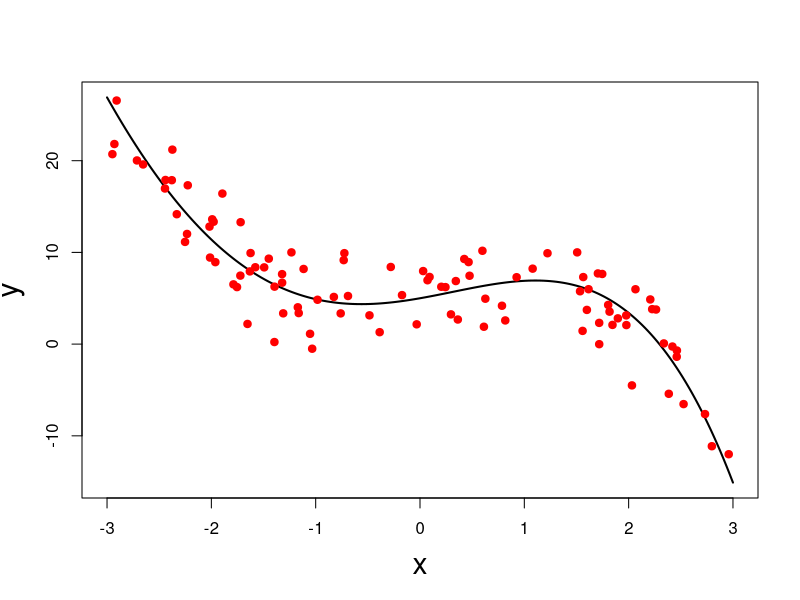
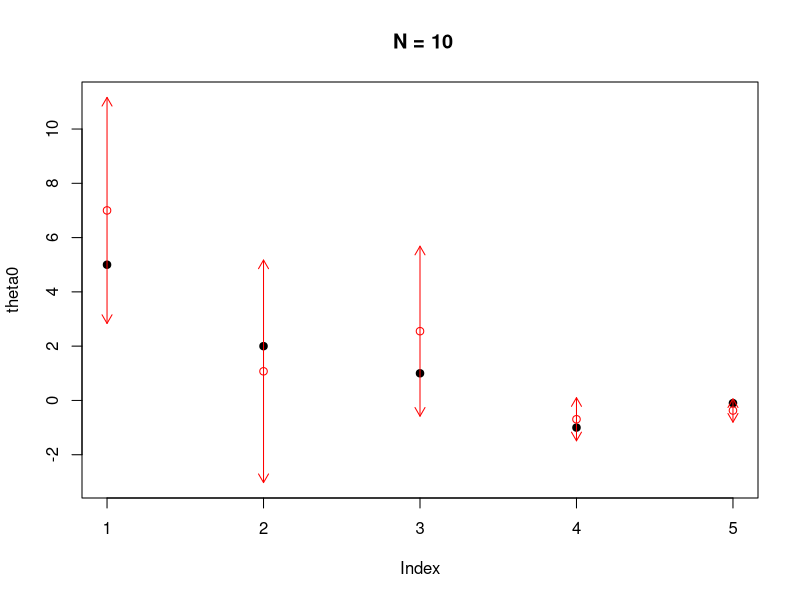
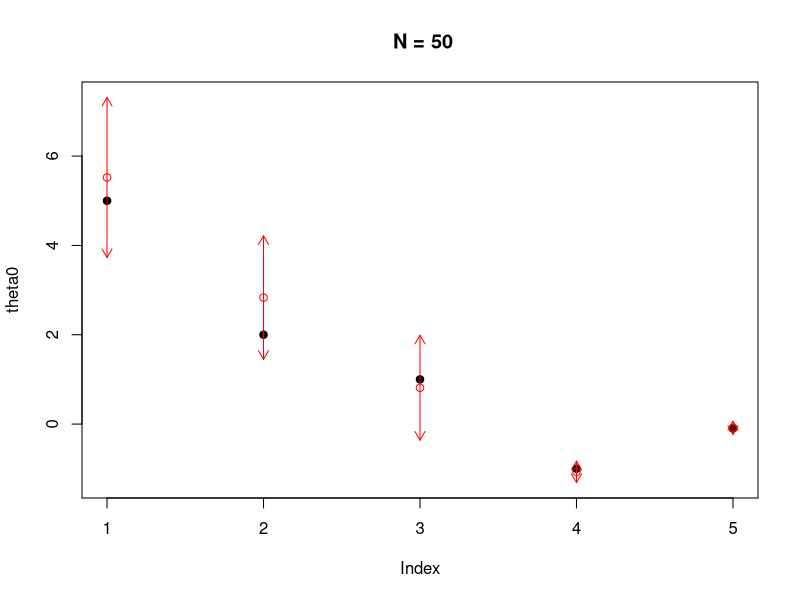
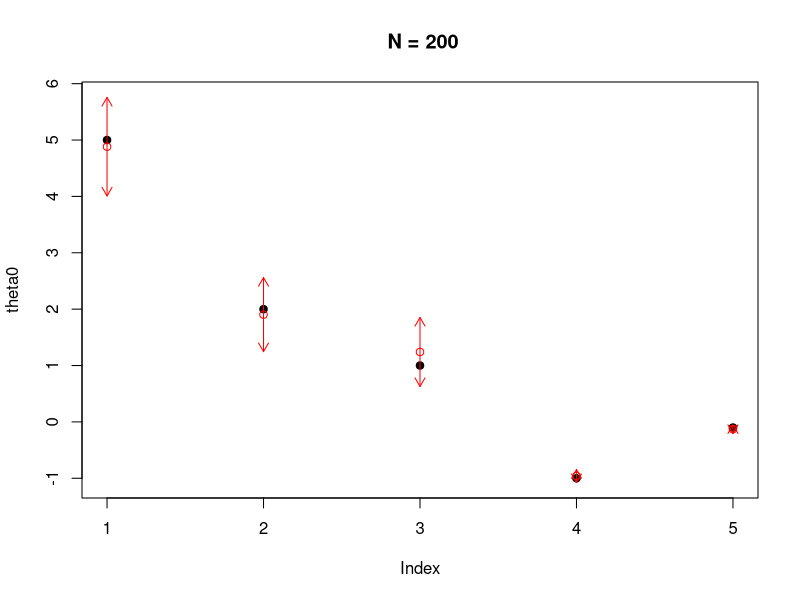
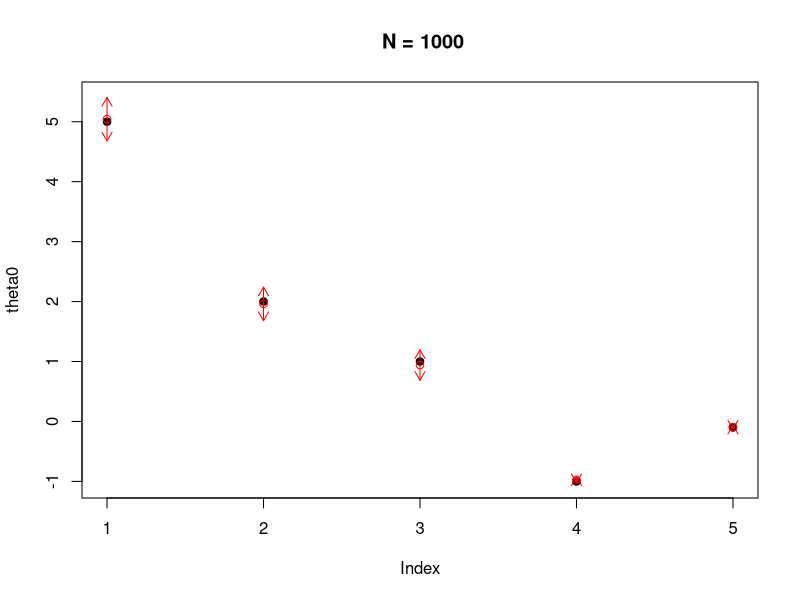
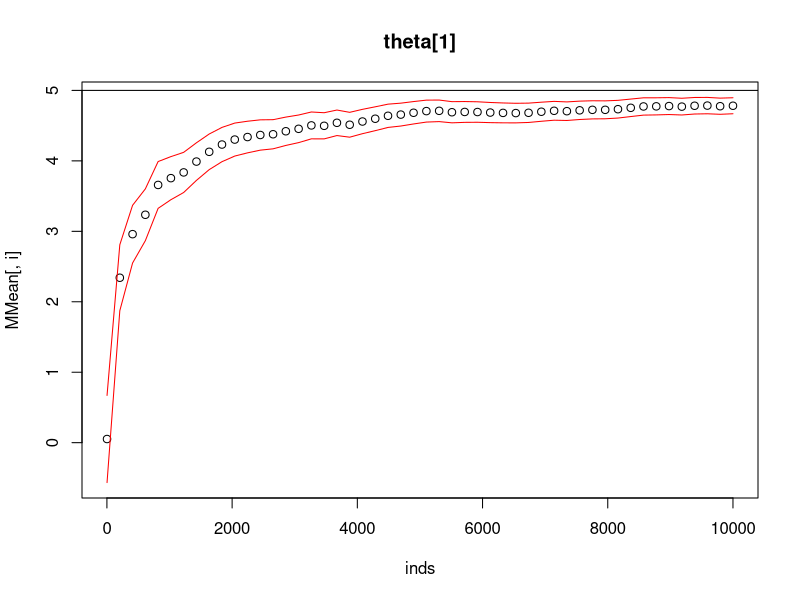
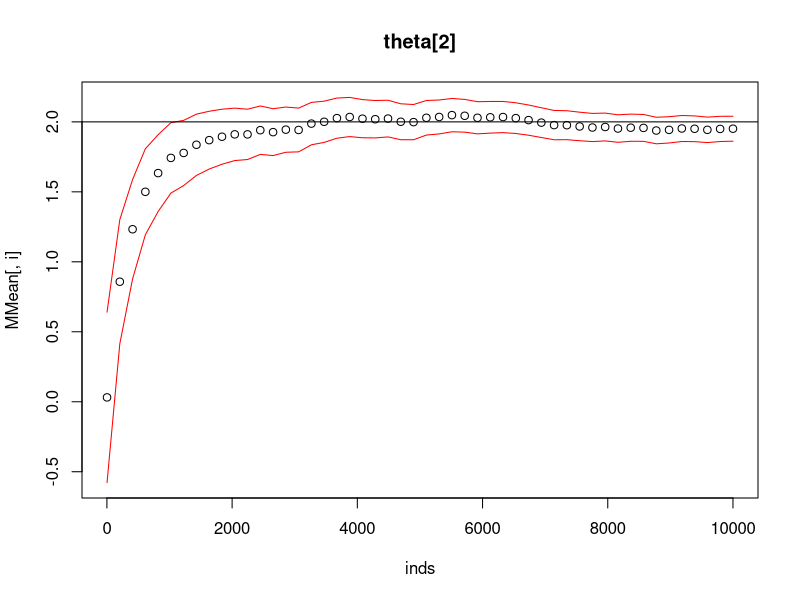
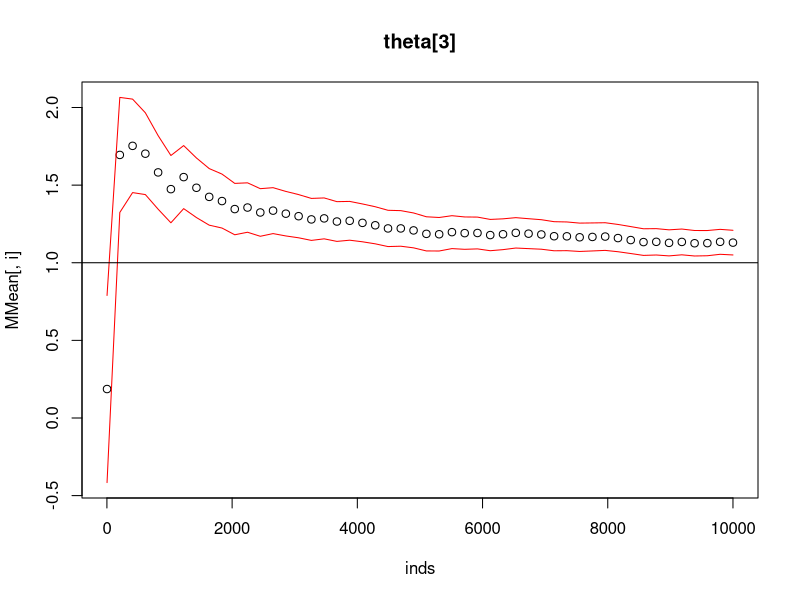

Recreate these plots in R, in order.
## ---- chunk 1
glinear_fit <- function(Alpha, Beta, data, feature_map, target)
    #' Alpha: prior precision on theta
    #' Beta: noise precision
    #' data: the input variables (x): a matrix with n rows where n is the sample size
    #'feature_map: the basis function, returning a vector of  size p equal to the dimension of theta
    #' target: the observed values y: a vector of size n 
{
    
    Phi <-  t(apply(X= data, MARGIN=1, FUN = feature_map))
    p = ncol(Phi)
    posterior_variance_inverse <-  diag(x=Alpha, nrow= p) +
        Beta * t(Phi)%*%Phi
    posterior_variance <-  solve(posterior_variance_inverse)
    posterior_mean <-   Beta *
        posterior_variance %*% t(Phi)%*% target
    return(list(mean=posterior_mean, cov=posterior_variance))
}

##' predictive distribution 
glinear_pred <- function(Alpha, Beta, fitted, data, feature_map)
    ## Alpha: prior pecision for theta
    ## Beta: noise variance
    ## fitted: the outputof glinear_fit: the posterior mean and
#### variance of the parameter theta.
    ## data: new input data where the predictive distribution 
#### of Y must be computed  
    ## feature map: the vector of basis functions 
{
    Phi_transpose <-  apply(X= data, MARGIN=1, FUN = feature_map)
    pred_mean <- t(fitted$mean)%*% Phi_transpose
    pred_variance <- Beta^(-1) +
        apply(Phi_transpose, 2,
              function(x){t(x)%*%fitted$cov%*%x})
    return(list(mean = pred_mean, variance = pred_variance))
    
}


##' feature map
Fmap <- function(x){c(1, x,x^2,x^3, x^4)}


##' Empirical bayes / model selection: computation of the log-evidence. 

logevidence <- function(Alpha, Beta, data ,feature_map, target)
    ## Alpha: prior precision for theta
    ## Beta: noise precision
    ## data: the input points x_{1:n}
    ## feature_map: the vector of basis functions
    ## target: the observed values y: a vector of size n.  
{
    Phi_transpose <-  apply(X= data, MARGIN=1, FUN = feature_map)
    if(is.vector(Phi_transpose)){
        Phi_transpose = matrix(Phi_transpose,nrow=1)
    }
    Phi <- t(Phi_transpose)
    N <- nrow(Phi)
    p <- ncol(Phi)
    A <- Alpha*diag(p) + Beta * Phi_transpose %*% Phi
    postmean <- Beta * solve(A) %*% Phi_transpose %*% target
    energy <- Beta/2 * sum(( target - Phi%*%postmean)^2) + Alpha/2 * sum((postmean)^2)
    res <- p/2 * log(Alpha) + N/2 * log(Beta) - energy - 1/2 * log(det(A)) - N/2 * log(2*pi)
    return(res)    
}

logevidence2 <- function(Alpha, Beta, data ,feature_map, target)
{
    Phi_transpose <-  apply(X= data, MARGIN=1, FUN = feature_map)
    if(is.vector(Phi_transpose)){
        Phi_transpose = matrix(Phi_transpose,nrow=1)
    }
    target <- matrix(target, ncol=1)
    Phi <- t(Phi_transpose)
    N <- nrow(Phi)
    p <- ncol(Phi)
    Sigma <- Beta^{-1}*diag(N) + Alpha^{-1} * Phi %*% Phi_transpose
##    postmean <- Beta * solve(A) %*% Phi_transpose %*% target
##    energy <- Beta/2 * sum(( target - Phi%*%postmean)^2) + Alpha/2 * sum((postmean)^2)
    res <- -1/2 * (log(det(Sigma))  + N/2 * log(2*pi) + t(target)%*%solve(Sigma)%*%target )
    return(res)    
}

## ---- chunk 2
Beta0 <- 0.1
theta0 <- c(5, 2,1,-1,-0.1)
h0 <- function(x){ sum(Fmap(x)* theta0)}
N <- 100
set.seed(3) 
#'  allows result reproductibility  (sets the seed of the random number generator)
data <- matrix(runif(N, min=-3, max = 3),ncol=1)
target <-  sapply(data,h0) + rnorm(N, sd = sqrt(Beta0)^(-1))
#' plotting the  training data and the true regression function
absc = seq(-3, 3, length.out = 200)
targetline = sapply(absc, h0)
plot(absc, targetline, type='l', lwd=2, ##xaxt='n', yaxt='n',
     xlab = "x", ylab="y", cex.lab=1.8, ylim= range(targetline, target))
points(data, target, pch=19, col='red')
## ---- chunk 3
Alpha <- 0.01
Beta <- Beta0
Nmax <- 5000
DATA <- runif(Nmax, min=-3, max = 3)
TARGET <-  sapply(DATA,h0) + rnorm(Nmax, sd = sqrt(Beta0)^(-1))

for (N in c(10, 50,200, 1000)){
data <- matrix(DATA[1:N], ncol=1)
target<- matrix(TARGET[1:N], ncol=1)
mfit <- glinear_fit(Alpha = Alpha, Beta = Beta,
                    data= data, feature_map = Fmap, target = target)
Iplus <- mfit$mean + 1.96*sqrt(diag(mfit$cov))
Iminus <- mfit$mean - + 1.96*sqrt(diag(mfit$cov))
plot(theta0, pch=19,col='black',main = paste(" N = ", toString(N), sep=""), ylim = range(Iminus, Iplus, theta0))
points(mfit$mean, col='red')
arrows( x0 = 1:5, y0 = Iminus, 
       y1 = Iplus ,code=3, length=0.1, col="red")

}
## ---- chunk 4
N <- 10000
set.seed(3)
data <- matrix(runif(N, min=-3, max = 3),ncol=1)
target <-  sapply(data,h0) + rnorm(N, sd = sqrt(Beta0)^(-1))
Beta <- Beta0 ## noise precision in the model
Alpha <-10  ## prior precision on theta

ni=50
inds = floor(seq(2,N,length.out=ni))
MMean <- matrix(nrow=ni, ncol=5)
Mstdev <- matrix(nrow=ni, ncol=5)

for(i in 1:ni){
    mfit <- glinear_fit(Alpha = Alpha, Beta = Beta,
                        data= matrix(data[1:inds[i],],ncol=1),
                        feature_map = Fmap,
                        target = target[1:inds[i]])
    MMean[i,] <- mfit$mean
    Mstdev[i,] <- sqrt(diag(mfit$cov))
}


for(i in 1:5)
{
    credsup <- MMean[,i] + 1.96*Mstdev[,i]
    credinf <- MMean[,i] - 1.96*Mstdev[,i]
    plot(inds, MMean[,i], ylim=range(credsup,credinf) ,main = paste("theta[", toString(i), "]", sep=""))
    lines(inds, credsup,col='red')
    lines(inds, credinf,col='red')
    abline(h=theta0[i])
    }
         
## ---- chunk 5

## generate training data
Beta0 <- 1
theta0 <- c(5, 2,1,-1,-0.1)
h0 <- function(x){ sum(Fmap(x)* theta0)}
N <- 100
set.seed(3)
data <- matrix(runif(N, min=-3, max = 3),ncol=1)
target <-  sapply(data,h0) + rnorm(N, sd = sqrt(Beta0)^(-1))
## fit
mfit <- glinear_fit(Alpha = Alpha, Beta = Beta,
                    data= data, feature_map = Fmap, target = target)


set.seed(2)
#### generate test data
Ntest = 60
testData <- matrix(seq(-3,3, length.out=Ntest),ncol=1)
testTarget <- sapply(testData, h0) + rnorm(Ntest, sd = sqrt(Beta0)^(-1))

## predict

mpred <- glinear_pred(Alpha = Alpha, Beta = Beta, fitted = mfit, data=testData, feature_map = Fmap)
## plot the training data + target
stdev = sqrt(mpred$variance)
pred = mpred$mean
yplus = pred +1.96*stdev
yminus= pred - 1.96*stdev
ymini = min(yminus)
ymaxi = max(yplus)
plot(x=testData, y=sapply(testData, h0), type='l', ylim=c(ymini,ymaxi))
points(testData, testTarget, pch=18)
lines(testData, mpred$mean, col="red")
polygon(x = c(testData, rev(testData),
              testData[1]),
        y = c(yplus,rev(yminus), yplus[1]), col=rgb(1, 0, 0,0.5))
points(data, target, pch=19, cex=1.2,col='blue')

## ---- chunk 6
## generate training data and fit the model
Beta0 <- 1
Beta <- 2
Alpha <-10  ## prior precision on theta
h0 <- function(x){sin(x)}
N <- 100
set.seed(3)
data <- matrix(runif(N, min=-3, max = 3),ncol=1)
target <-  sapply(data,h0) + rnorm(N, sd = sqrt(Beta0)^(-1))
## fit
mfit <- glinear_fit(Alpha = Alpha, Beta = Beta,
                    data= data, feature_map = Fmap, target = target)


### generate test data
Ntest = 60
set.seed(2)
testData <- matrix(seq(-3,3, length.out=60),ncol=1)
testTarget <- sin(testData) + rnorm(Ntest, sd = sqrt(Beta0)^(-1))
## predict 
mpred <- glinear_pred(Alpha = Alpha, Beta = Beta, fitted = mfit, data=testData, feature_map = Fmap)
## plot the training data + target
stdev = sqrt(mpred$variance)
pred = mpred$mean
yplus = pred +1.96*stdev
yminus= pred - 1.96*stdev
ymini = min(yminus)
ymaxi = max(yplus)
plot(x=testData, y=sin(testData), type='l', ylim=c(ymini,ymaxi))
points(testData, testTarget, pch=18)
lines(testData, mpred$mean, col="red")
polygon(x = c(testData, rev(testData),
              testData[1]),
        y = c(yplus,rev(yminus), yplus[1]), col=rgb(1, 0, 0,0.5))
points(data, target, pch=19, cex=1.2,col='blue')

## ---- chunk 7
ALPHA <- seq(0.5, 200,by=0.5)##exp(seq(-5,5,by=0.2))
Beta <- 5 ## 
N <- 20
##set.seed(3)
data <- matrix(runif(N, min=-3, max = 3),ncol=1)
Beta0 <- 5 ## true Beta
##target <-  sin(data) + rnorm(N, sd = sqrt(Beta0)^(-1))
target <-  sapply(data,h0) + rnorm(N, sd = sqrt(Beta0)^(-1))
logevid_Alpha <- sapply(ALPHA,FUN=function(a){
    logevidence(Alpha=a, Beta, data ,feature_map=Fmap, target)})
plot(ALPHA, logevid_Alpha)
ALPHA[which.max(logevid_Alpha)]

## ---- chunk 8
BETA <- seq(0.1, 15,by=0.05)##exp(seq(-5,5,by=0.2))
Alpha <- 0.03 ## result  quite robust to a modification of alpha
N <- 20
##set.seed(3)
data <- matrix(runif(N, min=-3, max = 3),ncol=1)
Beta0 <- 5 ## true Beta
##target <-  sin(data) + rnorm(N, sd = sqrt(Beta0)^(-1))
target <-  sapply(data, h0) + rnorm(N, sd = sqrt(Beta0)^(-1))
logevid_Beta <- sapply(BETA,FUN=function(b){
    logevidence(Alpha, Beta=b, data ,feature_map=Fmap, target)})
plot(BETA, logevid_Beta)
BETA[which.max(logevid_Beta)]
Beta0
## good !
## ---- chunk 9
N <- 200
##set.seed(3)5
data <- matrix(runif(N, min=-3, max = 3),ncol=1)
Beta0 <- 5 ## true Beta
##target <-  sin(data) + rnorm(N, sd = sqrt(Beta0)^(-1))
target <-  sapply(data,h0) + rnorm(N, sd = sqrt(Beta0)^(-1))
optAB <- optim(par=c(1, 1),
      fn=function(par){-logevidence(Alpha=par[1], Beta=par[2], data ,feature_map=Fmap, target)},
      method = "L-BFGS-B",
      lower=c(0.1 , 0.1), upper = c(250,30))
optAB

optAB$par ## the two optimized parameters alpha and beta. 
## looks good :)
## ---- chunk 10
F7<- function(x){c(1, x, x^2, x^3, x^4,x^5, x^6, x^7)}
F6 <- function(x){c(1, x, x^2, x^3, x^4,x^5, x^6)}
F5 <- function(x){c(1, x, x^2, x^3, x^4,x^5)}
F4 <- function(x){c(1, x, x^2, x^3, x^4)}
F3 <- function(x){c(1, x, x^2, x^3)}
F2 <- function(x){c(1, x, x^2)}
F1 <- function(x){c(1, x)}
F0 <- function(x){1}
listF=list(F0,F1,F2,F3,F4,F5,F6,F7)

data <- matrix(runif(N, min=-3, max = 3),ncol=1)
Beta0 <- 5 ## true Beta
#target <-  sin(data) + rnorm(N, sd = sqrt(Beta0)^(-1))
target <-  sapply(data,h0) + rnorm(N, sd = sqrt(Beta0)^(-1))

logevid_p <- sapply(0:7,FUN=function(i){
    logevidence(Alpha=10, Beta=Beta0, data ,feature_map=listF[[i+1]], target)})
plot(0:7, logevid_p)
which.max(logevid_p)
## 4  !!
## ---- chunk 11
N <- 200
data <- matrix(runif(N, min=-3, max = 3),ncol=1)
Beta0 <- 5 ## true Beta
target <-  sapply(data,h0) + rnorm(N, sd = sqrt(Beta0)^(-1))
##target <-  sin(data) + rnorm(N, sd = sqrt(Beta0)^(-1))
Alphastars <- rep(0,8)
Betastars <- rep(0,8)
values <- rep(0,8)
for(i in 1:8){
optAB <- optim(par=c(1, 1),
      fn=function(par){-logevidence(Alpha=par[1], Beta=par[2], data ,feature_map=listF[[i]], target)},
      method = "L-BFGS-B",
      lower=c(0.1 , 0.1), upper = c(300,50))
Alphastars[i] <- optAB$par[1]
Betastars[i] <- optAB$par[2]
values[i] <- - optAB$value
}

plot(values)
istar <- which.max(values)
print("best polynomial order")
istar -1 ## p
print("best Alpha")
Alphastars[istar]
print("best Beta")
Betastars[istar]
